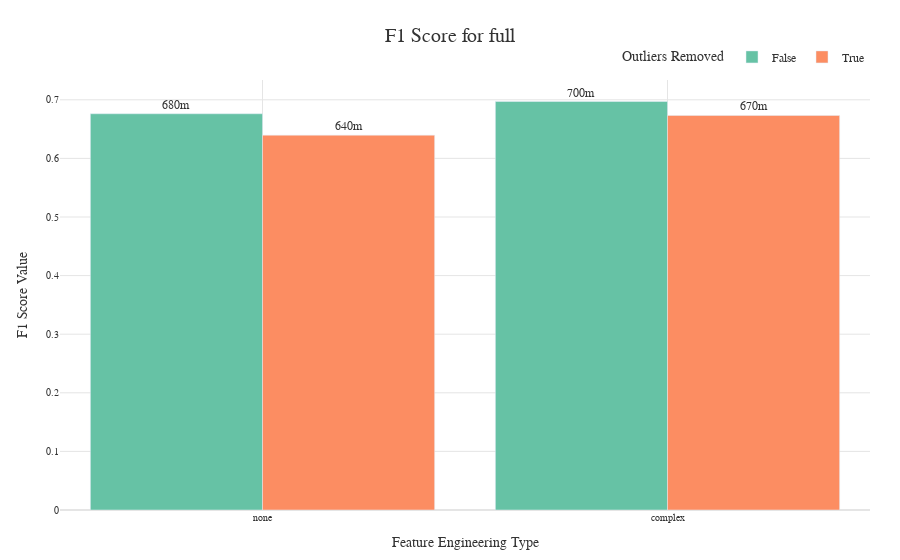
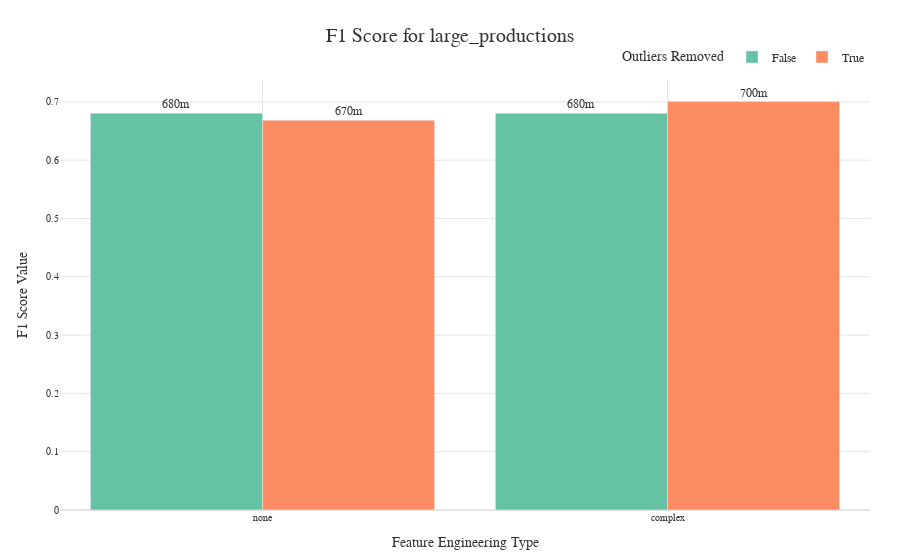
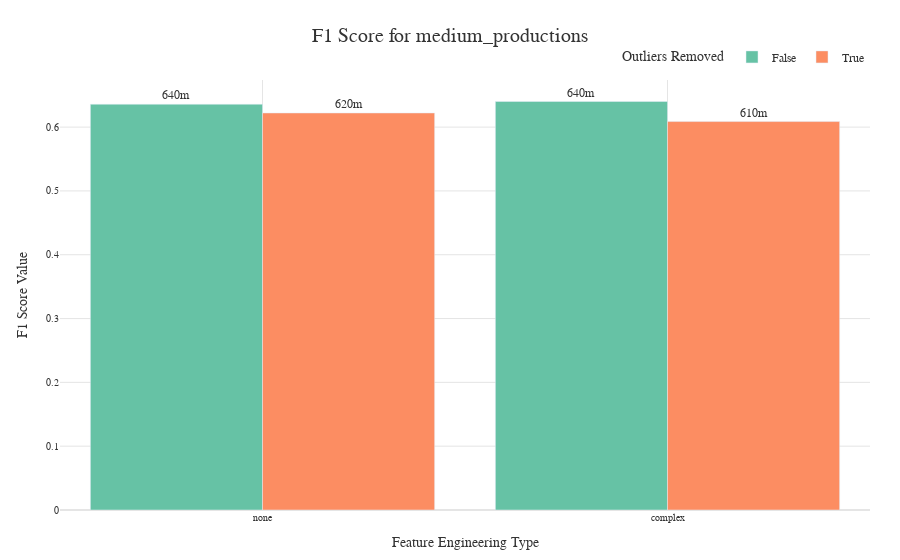
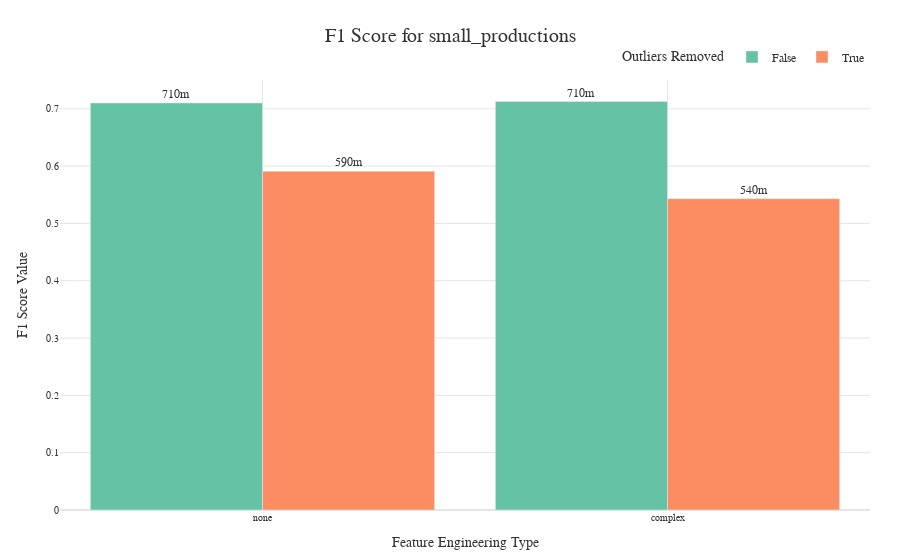

Notebook cell for these charts, in order:
### Code cell
plot_one_metric_of_different_datasets_per_feature_engineering_outliers_with_plotly(experiment_df, problem_type='binary_classification', metric='F1 Score', metric_agg='max')

### Figure 1 — Plotly figure (JSON) as saved in the notebook; plotly's stock layout.template omitted (floating-point values rounded to 4 significant figures)
{"data": [{"alignmentgroup": "True", "hovertemplate": "Outliers Removed=False<br>Feature Engineering Type=%{x}<br>F1 Score Value=%{text}<extra></extra>", "legendgroup": "False", "marker": {"color": "#66C2A5", "pattern": {"shape": ""}}, "name": "False", "offsetgroup": "False", "orientation": "v", "showlegend": true, "text": [0.6971, 0.6762], "textposition": "outside", "texttemplate": "%{text:.2s}", "type": "bar", "x": ["complex", "none"], "xaxis": "x", "y": [0.6971, 0.6762], "yaxis": "y"}, {"alignmentgroup": "True", "hovertemplate": "Outliers Removed=True<br>Feature Engineering Type=%{x}<br>F1 Score Value=%{text}<extra></extra>", "legendgroup": "True", "marker": {"color": "#FC8D62", "pattern": {"shape": ""}}, "name": "True", "offsetgroup": "True", "orientation": "v", "showlegend": true, "text": [0.6732, 0.6397], "textposition": "outside", "texttemplate": "%{text:.2s}", "type": "bar", "x": ["complex", "none"], "xaxis": "x", "y": [0.6732, 0.6397], "yaxis": "y"}], "layout": {"bargap": 0.15, "barmode": "group", "font": {"color": "#333333", "family": "Arial", "size": 12}, "legend": {"orientation": "h", "title": {"text": "Outliers Removed"}, "tracegroupgap": 0, "x": 1, "xanchor": "right", "y": 1.02, "yanchor": "bottom"}, "margin": {"b": 50, "l": 60, "r": 30, "t": 80}, "plot_bgcolor": "white", "showlegend": true, "title": {"font": {"color": "#333333", "size": 20}, "text": "F1 Score for full", "x": 0.5, "xanchor": "center", "y": 0.95, "yanchor": "top"}, "xaxis": {"anchor": "y", "categoryarray": ["none", "complex"], "categoryorder": "array", "domain": [0, 1], "gridcolor": "#E5E5E5", "showgrid": true, "tickangle": 0, "tickfont": {"size": 10}, "title": {"text": "Feature Engineering Type"}}, "yaxis": {"anchor": "x", "domain": [0, 1], "gridcolor": "#E5E5E5", "showgrid": true, "tickfont": {"size": 10}, "title": {"text": "F1 Score Value"}, "type": "linear", "zeroline": true, "zerolinecolor": "#E5E5E5"}}}

### Figure 2 — Plotly figure (JSON) as saved in the notebook; plotly's stock layout.template omitted (floating-point values rounded to 4 significant figures)
{"data": [{"alignmentgroup": "True", "hovertemplate": "Outliers Removed=False<br>Feature Engineering Type=%{x}<br>F1 Score Value=%{text}<extra></extra>", "legendgroup": "False", "marker": {"color": "#66C2A5", "pattern": {"shape": ""}}, "name": "False", "offsetgroup": "False", "orientation": "v", "showlegend": true, "text": [0.6805, 0.6806], "textposition": "outside", "texttemplate": "%{text:.2s}", "type": "bar", "x": ["complex", "none"], "xaxis": "x", "y": [0.6805, 0.6806], "yaxis": "y"}, {"alignmentgroup": "True", "hovertemplate": "Outliers Removed=True<br>Feature Engineering Type=%{x}<br>F1 Score Value=%{text}<extra></extra>", "legendgroup": "True", "marker": {"color": "#FC8D62", "pattern": {"shape": ""}}, "name": "True", "offsetgroup": "True", "orientation": "v", "showlegend": true, "text": [0.7006, 0.6685], "textposition": "outside", "texttemplate": "%{text:.2s}", "type": "bar", "x": ["complex", "none"], "xaxis": "x", "y": [0.7006, 0.6685], "yaxis": "y"}], "layout": {"bargap": 0.15, "barmode": "group", "font": {"color": "#333333", "family": "Arial", "size": 12}, "legend": {"orientation": "h", "title": {"text": "Outliers Removed"}, "tracegroupgap": 0, "x": 1, "xanchor": "right", "y": 1.02, "yanchor": "bottom"}, "margin": {"b": 50, "l": 60, "r": 30, "t": 80}, "plot_bgcolor": "white", "showlegend": true, "title": {"font": {"color": "#333333", "size": 20}, "text": "F1 Score for large_productions", "x": 0.5, "xanchor": "center", "y": 0.95, "yanchor": "top"}, "xaxis": {"anchor": "y", "categoryarray": ["none", "complex"], "categoryorder": "array", "domain": [0, 1], "gridcolor": "#E5E5E5", "showgrid": true, "tickangle": 0, "tickfont": {"size": 10}, "title": {"text": "Feature Engineering Type"}}, "yaxis": {"anchor": "x", "domain": [0, 1], "gridcolor": "#E5E5E5", "showgrid": true, "tickfont": {"size": 10}, "title": {"text": "F1 Score Value"}, "type": "linear", "zeroline": true, "zerolinecolor": "#E5E5E5"}}}

### Figure 3 — Plotly figure (JSON) as saved in the notebook; plotly's stock layout.template omitted (floating-point values rounded to 4 significant figures)
{"data": [{"alignmentgroup": "True", "hovertemplate": "Outliers Removed=False<br>Feature Engineering Type=%{x}<br>F1 Score Value=%{text}<extra></extra>", "legendgroup": "False", "marker": {"color": "#66C2A5", "pattern": {"shape": ""}}, "name": "False", "offsetgroup": "False", "orientation": "v", "showlegend": true, "text": [0.6401, 0.6358], "textposition": "outside", "texttemplate": "%{text:.2s}", "type": "bar", "x": ["complex", "none"], "xaxis": "x", "y": [0.6401, 0.6358], "yaxis": "y"}, {"alignmentgroup": "True", "hovertemplate": "Outliers Removed=True<br>Feature Engineering Type=%{x}<br>F1 Score Value=%{text}<extra></extra>", "legendgroup": "True", "marker": {"color": "#FC8D62", "pattern": {"shape": ""}}, "name": "True", "offsetgroup": "True", "orientation": "v", "showlegend": true, "text": [0.6087, 0.6221], "textposition": "outside", "texttemplate": "%{text:.2s}", "type": "bar", "x": ["complex", "none"], "xaxis": "x", "y": [0.6087, 0.6221], "yaxis": "y"}], "layout": {"bargap": 0.15, "barmode": "group", "font": {"color": "#333333", "family": "Arial", "size": 12}, "legend": {"orientation": "h", "title": {"text": "Outliers Removed"}, "tracegroupgap": 0, "x": 1, "xanchor": "right", "y": 1.02, "yanchor": "bottom"}, "margin": {"b": 50, "l": 60, "r": 30, "t": 80}, "plot_bgcolor": "white", "showlegend": true, "title": {"font": {"color": "#333333", "size": 20}, "text": "F1 Score for medium_productions", "x": 0.5, "xanchor": "center", "y": 0.95, "yanchor": "top"}, "xaxis": {"anchor": "y", "categoryarray": ["none", "complex"], "categoryorder": "array", "domain": [0, 1], "gridcolor": "#E5E5E5", "showgrid": true, "tickangle": 0, "tickfont": {"size": 10}, "title": {"text": "Feature Engineering Type"}}, "yaxis": {"anchor": "x", "domain": [0, 1], "gridcolor": "#E5E5E5", "showgrid": true, "tickfont": {"size": 10}, "title": {"text": "F1 Score Value"}, "type": "linear", "zeroline": true, "zerolinecolor": "#E5E5E5"}}}

### Figure 4 — Plotly figure (JSON) as saved in the notebook; plotly's stock layout.template omitted (floating-point values rounded to 4 significant figures)
{"data": [{"alignmentgroup": "True", "hovertemplate": "Outliers Removed=False<br>Feature Engineering Type=%{x}<br>F1 Score Value=%{text}<extra></extra>", "legendgroup": "False", "marker": {"color": "#66C2A5", "pattern": {"shape": ""}}, "name": "False", "offsetgroup": "False", "orientation": "v", "showlegend": true, "text": [0.7127, 0.7101], "textposition": "outside", "texttemplate": "%{text:.2s}", "type": "bar", "x": ["complex", "none"], "xaxis": "x", "y": [0.7127, 0.7101], "yaxis": "y"}, {"alignmentgroup": "True", "hovertemplate": "Outliers Removed=True<br>Feature Engineering Type=%{x}<br>F1 Score Value=%{text}<extra></extra>", "legendgroup": "True", "marker": {"color": "#FC8D62", "pattern": {"shape": ""}}, "name": "True", "offsetgroup": "True", "orientation": "v", "showlegend": true, "text": [0.5432, 0.5909], "textposition": "outside", "texttemplate": "%{text:.2s}", "type": "bar", "x": ["complex", "none"], "xaxis": "x", "y": [0.5432, 0.5909], "yaxis": "y"}], "layout": {"bargap": 0.15, "barmode": "group", "font": {"color": "#333333", "family": "Arial", "size": 12}, "legend": {"orientation": "h", "title": {"text": "Outliers Removed"}, "tracegroupgap": 0, "x": 1, "xanchor": "right", "y": 1.02, "yanchor": "bottom"}, "margin": {"b": 50, "l": 60, "r": 30, "t": 80}, "plot_bgcolor": "white", "showlegend": true, "title": {"font": {"color": "#333333", "size": 20}, "text": "F1 Score for small_productions", "x": 0.5, "xanchor": "center", "y": 0.95, "yanchor": "top"}, "xaxis": {"anchor": "y", "categoryarray": ["none", "complex"], "categoryorder": "array", "domain": [0, 1], "gridcolor": "#E5E5E5", "showgrid": true, "tickangle": 0, "tickfont": {"size": 10}, "title": {"text": "Feature Engineering Type"}}, "yaxis": {"anchor": "x", "domain": [0, 1], "gridcolor": "#E5E5E5", "showgrid": true, "tickfont": {"size": 10}, "title": {"text": "F1 Score Value"}, "type": "linear", "zeroline": true, "zerolinecolor": "#E5E5E5"}}}
